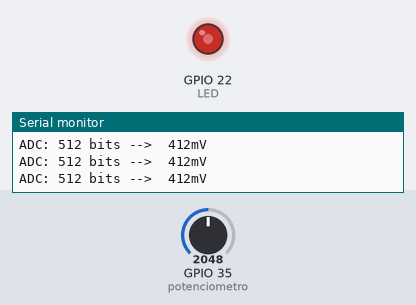
A sketch run on a simulated ESP32. Parts: output pins drawn as LEDs (lit = HIGH), the last lines printed to the serial monitor. The inputs (shaded band) are chosen by the test bench; at power-on: GPIO 35 (potenciometro) = 2048 (analog values on the 0–4095 scale).

Above: at 1.2 s.
1.3 s: GPIO 35 (potenciometro) set to 2866
At 2.2 s:
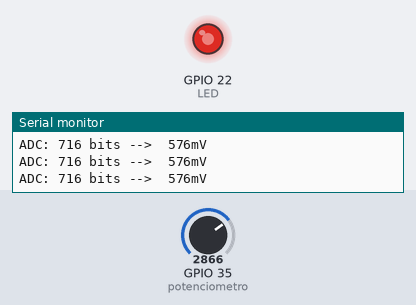
2.9 s: GPIO 35 (potenciometro) set to 3603
At 3.5 s:
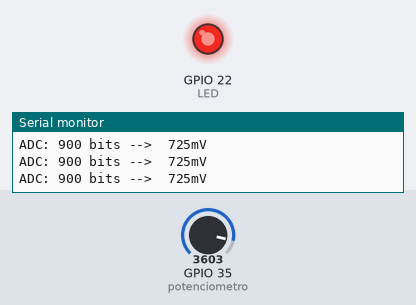
4.5 s: GPIO 35 (potenciometro) set to 491
At 6.1 s:
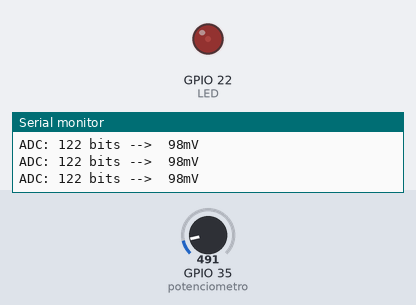
Timing chart, 0 to 7.6 s (numbered marks = the images above; inputs shaded):
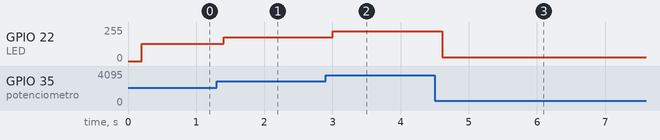

The sketch:

sketch.ino
```cpp
#define LED 22
#define botao 2
#define potenciometro 35

int duty = 0;

void setup() {
  // put your setup code here, to run once:
  Serial.begin(115200);
  Serial.println("Hello, ESP32!");

  // ENTRADAS
  pinMode(botao, INPUT);
  pinMode(potenciometro, INPUT);

  // SAÍDAS
  pinMode(LED, OUTPUT);

  // ADC
  analogReadResolution(10);

  // Configurando o PWM
  // Função utilizada para configurar o LEDC
  // Parametros:
  //1. pin select LEDC pin.
  //2. freq select frequency of pwm.
  //3. resolution select resolution for LEDC channel.
  //4. channel select LEDC channel.
  ledcAttachChannel(LED, 2000, 10, 0);

}

void loop() {
  // put your main code here, to run repeatedly:
  delay(200); // this speeds up the simulation

  // Ler o valor analógico do potenciometro
  int valorAnalogico = analogRead(potenciometro);
  int valorVolts = analogReadMilliVolts(potenciometro);

  // Função para determinar o 'duty' do pino LEDC
  ledcWrite(LED, valorAnalogico);

  Serial.printf("ADC: %d bits -->  %dmV\n", valorAnalogico, valorVolts);

}
```

Measured:
- after the input at 1.3 s, GPIO 22 (LED): 128/255 → 178/255 after 0.10 s
- after the input at 2.9 s, GPIO 22 (LED): 178/255 → 224/255 after 0.11 s
- after the input at 4.5 s, GPIO 22 (LED): 224/255 → 30/255 after 0.11 s
